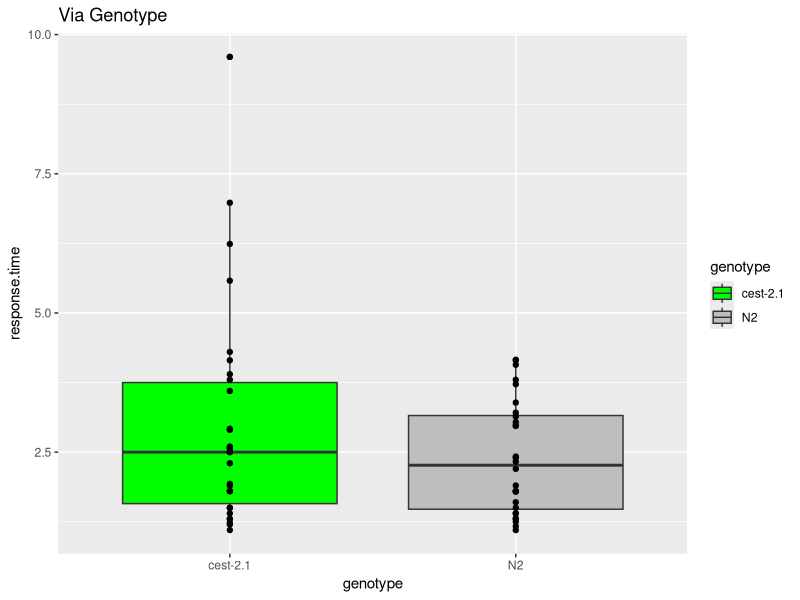
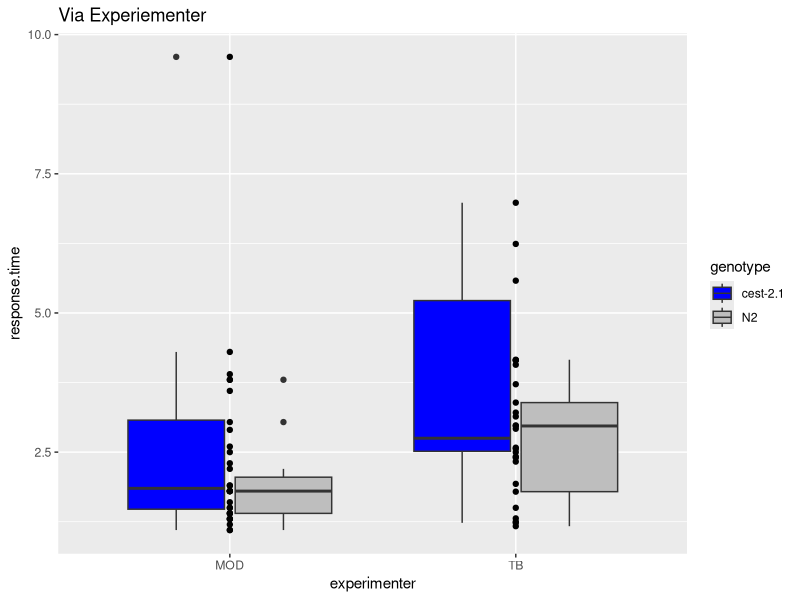

Write the R code that produced these figures, in order.
## ---- chunk 1

library(tidyverse)

oct_avoid <- read_csv("octanol_30pct_avoidance_210827.csv")

## ---- chunk 2
oct_avoid %>% glimpse()
## ---- chunk 3
oct_avoid %>%
  ggplot(aes(x = genotype, y = response.time)) +
  geom_boxplot(aes(fill = genotype)) +
  geom_point() +
  labs(title = "Via Genotype") +
  scale_fill_manual(values = c("green", "grey"))

## ---- chunk 4
oct_avoid %>%
  ggplot(aes(x = experimenter, y = response.time)) +
  geom_boxplot(aes(fill = genotype)) +
  geom_point() +
  labs(title = "Via Experiementer") +
  scale_fill_manual(values = c("blue", "grey"))
